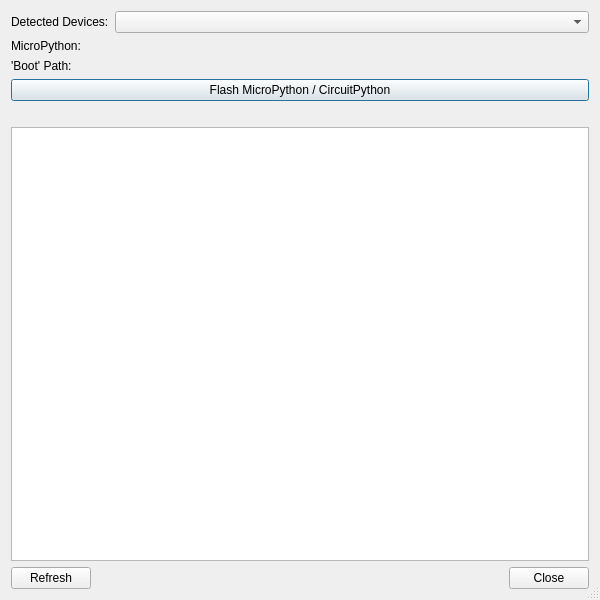
<?xml version="1.0" encoding="UTF-8"?>
<ui version="4.0">
 <class>UF2FlashDialog</class>
 <widget class="QDialog" name="UF2FlashDialog">
  <property name="geometry">
   <rect>
    <x>0</x>
    <y>0</y>
    <width>600</width>
    <height>600</height>
   </rect>
  </property>
  <property name="windowTitle">
   <string>Flash UF2 Device</string>
  </property>
  <property name="sizeGripEnabled">
   <bool>true</bool>
  </property>
  <layout class="QVBoxLayout" name="verticalLayout_2">
   <item>
    <layout class="QGridLayout" name="gridLayout">
     <item row="0" column="0">
      <widget class="QLabel" name="label">
       <property name="text">
        <string>Detected Devices:</string>
       </property>
      </widget>
     </item>
     <item row="0" column="1">
      <widget class="QComboBox" name="devicesComboBox">
       <property name="sizePolicy">
        <sizepolicy hsizetype="Expanding" vsizetype="Fixed">
         <horstretch>0</horstretch>
         <verstretch>0</verstretch>
        </sizepolicy>
       </property>
       <property name="toolTip">
        <string>Select the device to be flashed</string>
       </property>
      </widget>
     </item>
     <item row="1" column="0">
      <widget class="QLabel" name="label_3">
       <property name="text">
        <string>MicroPython:</string>
       </property>
      </widget>
     </item>
     <item row="1" column="1">
      <widget class="EricPathPicker" name="firmwarePicker" native="true">
       <property name="sizePolicy">
        <sizepolicy hsizetype="Expanding" vsizetype="Fixed">
         <horstretch>0</horstretch>
         <verstretch>0</verstretch>
        </sizepolicy>
       </property>
       <property name="focusPolicy">
        <enum>Qt::WheelFocus</enum>
       </property>
       <property name="toolTip">
        <string>Enter the path of the MicroPython / CircuitPython firmware file</string>
       </property>
      </widget>
     </item>
     <item row="2" column="0">
      <widget class="QLabel" name="label_2">
       <property name="text">
        <string>'Boot' Path:</string>
       </property>
      </widget>
     </item>
     <item row="2" column="1">
      <widget class="EricPathPicker" name="bootPicker" native="true">
       <property name="sizePolicy">
        <sizepolicy hsizetype="Expanding" vsizetype="Fixed">
         <horstretch>0</horstretch>
         <verstretch>0</verstretch>
        </sizepolicy>
       </property>
       <property name="focusPolicy">
        <enum>Qt::WheelFocus</enum>
       </property>
       <property name="toolTip">
        <string>Enter the path of the bootloader volume</string>
       </property>
      </widget>
     </item>
    </layout>
   </item>
   <item>
    <widget class="QPushButton" name="flashButton">
     <property name="text">
      <string>Flash MicroPython / CircuitPython</string>
     </property>
    </widget>
   </item>
   <item>
    <widget class="QFrame" name="infoFrame">
     <property name="frameShape">
      <enum>QFrame::NoFrame</enum>
     </property>
     <property name="frameShadow">
      <enum>QFrame::Raised</enum>
     </property>
     <layout class="QVBoxLayout" name="verticalLayout">
      <property name="leftMargin">
       <number>0</number>
      </property>
      <property name="topMargin">
       <number>0</number>
      </property>
      <property name="rightMargin">
       <number>0</number>
      </property>
      <property name="bottomMargin">
       <number>0</number>
      </property>
      <item>
       <widget class="QLabel" name="infoLabel">
        <property name="text">
         <string/>
        </property>
       </widget>
      </item>
      <item>
       <widget class="QTextEdit" name="infoEdit">
        <property name="readOnly">
         <bool>false</bool>
        </property>
       </widget>
      </item>
     </layout>
    </widget>
   </item>
   <item>
    <layout class="QHBoxLayout" name="horizontalLayout">
     <item>
      <widget class="QPushButton" name="refreshButton">
       <property name="text">
        <string>Refresh</string>
       </property>
      </widget>
     </item>
     <item>
      <widget class="QDialogButtonBox" name="buttonBox">
       <property name="orientation">
        <enum>Qt::Horizontal</enum>
       </property>
       <property name="standardButtons">
        <set>QDialogButtonBox::Close</set>
       </property>
      </widget>
     </item>
    </layout>
   </item>
  </layout>
 </widget>
 <customwidgets>
  <customwidget>
   <class>EricPathPicker</class>
   <extends>QWidget</extends>
   <header>EricWidgets/EricPathPicker.h</header>
   <container>1</container>
  </customwidget>
 </customwidgets>
 <tabstops>
  <tabstop>devicesComboBox</tabstop>
  <tabstop>firmwarePicker</tabstop>
  <tabstop>bootPicker</tabstop>
  <tabstop>flashButton</tabstop>
  <tabstop>infoEdit</tabstop>
  <tabstop>refreshButton</tabstop>
 </tabstops>
 <resources/>
 <connections>
  <connection>
   <sender>buttonBox</sender>
   <signal>accepted()</signal>
   <receiver>UF2FlashDialog</receiver>
   <slot>accept()</slot>
   <hints>
    <hint type="sourcelabel">
     <x>480</x>
     <y>576</y>
    </hint>
    <hint type="destinationlabel">
     <x>596</x>
     <y>523</y>
    </hint>
   </hints>
  </connection>
  <connection>
   <sender>buttonBox</sender>
   <signal>rejected()</signal>
   <receiver>UF2FlashDialog</receiver>
   <slot>reject()</slot>
   <hints>
    <hint type="sourcelabel">
     <x>448</x>
     <y>578</y>
    </hint>
    <hint type="destinationlabel">
     <x>598</x>
     <y>454</y>
    </hint>
   </hints>
  </connection>
 </connections>
</ui>
